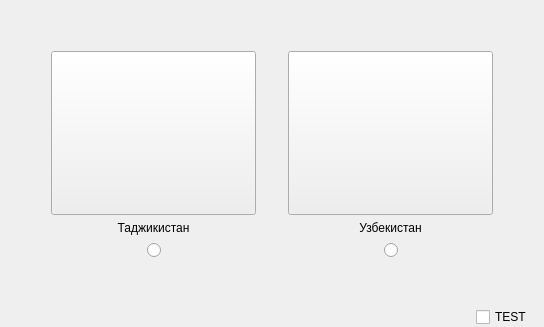
                    <widget class="QWidget" name="page_2">
                     <layout class="QVBoxLayout" name="verticalLayout_4">
                      <property name="bottomMargin">
                       <number>0</number>
                      </property>
                      <item>
                       <layout class="QVBoxLayout" name="verticalLayout_3">
                        <item>
                         <spacer name="verticalSpacer_6">
                          <property name="orientation">
                           <enum>Qt::Vertical</enum>
                          </property>
                          <property name="sizeHint" stdset="0">
                           <size>
                            <width>20</width>
                            <height>40</height>
                           </size>
                          </property>
                         </spacer>
                        </item>
                        <item>
                         <layout class="QHBoxLayout" name="horizontalLayout">
                          <property name="spacing">
                           <number>32</number>
                          </property>
                          <property name="topMargin">
                           <number>0</number>
                          </property>
                          <item>
                           <spacer name="horizontalSpacer_4">
                            <property name="orientation">
                             <enum>Qt::Horizontal</enum>
                            </property>
                            <property name="sizeHint" stdset="0">
                             <size>
                              <width>40</width>
                              <height>20</height>
                             </size>
                            </property>
                           </spacer>
                          </item>
                          <item>
                           <widget class="QWidget" name="widget" native="true">
                            <property name="minimumSize">
                             <size>
                              <width>0</width>
                              <height>210</height>
                             </size>
                            </property>
                            <property name="maximumSize">
                             <size>
                              <width>210</width>
                              <height>210</height>
                             </size>
                            </property>
                            <layout class="QVBoxLayout" name="verticalLayout_8">
                             <property name="leftMargin">
                              <number>0</number>
                             </property>
                             <property name="topMargin">
                              <number>0</number>
                             </property>
                             <property name="rightMargin">
                              <number>0</number>
                             </property>
                             <property name="bottomMargin">
                              <number>0</number>
                             </property>
                             <item>
                              <layout class="QVBoxLayout" name="verticalLayout_6" stretch="1,0,0">
                               <property name="spacing">
                                <number>0</number>
                               </property>
                               <property name="leftMargin">
                                <number>0</number>
                               </property>
                               <item>
                                <widget class="QPushButton" name="tplImageTJK">
                                 <property name="minimumSize">
                                  <size>
                                   <width>205</width>
                                   <height>164</height>
                                  </size>
                                 </property>
                                 <property name="maximumSize">
                                  <size>
                                   <width>205</width>
                                   <height>164</height>
                                  </size>
                                 </property>
                                 <property name="styleSheet">
                                  <string notr="true"/>
                                 </property>
                                 <property name="text">
                                  <string/>
                                 </property>
                                 <property name="iconSize">
                                  <size>
                                   <width>128</width>
                                   <height>128</height>
                                  </size>
                                 </property>
                                 <property name="checkable">
                                  <bool>false</bool>
                                 </property>
                                </widget>
                               </item>
                               <item>
                                <widget class="QLabel" name="lblTpl1">
                                 <property name="text">
                                  <string>Таджикистан</string>
                                 </property>
                                 <property name="alignment">
                                  <set>Qt::AlignCenter</set>
                                 </property>
                                </widget>
                               </item>
                               <item>
                                <layout class="QHBoxLayout" name="horizontalLayout_3">
                                 <property name="topMargin">
                                  <number>0</number>
                                 </property>
                                 <item>
                                  <spacer name="horizontalSpacer_8">
                                   <property name="orientation">
                                    <enum>Qt::Horizontal</enum>
                                   </property>
                                   <property name="sizeHint" stdset="0">
                                    <size>
                                     <width>40</width>
                                     <height>20</height>
                                    </size>
                                   </property>
                                  </spacer>
                                 </item>
                                 <item>
                                  <widget class="QRadioButton" name="radioTplTJK">
                                   <property name="text">
                                    <string/>
                                   </property>
                                   <property name="checked">
                                    <bool>false</bool>
                                   </property>
                                   <attribute name="buttonGroup">
                                    <string notr="true">buttonGroup</string>
                                   </attribute>
                                  </widget>
                                 </item>
                                 <item>
                                  <spacer name="horizontalSpacer_9">
                                   <property name="orientation">
                                    <enum>Qt::Horizontal</enum>
                                   </property>
                                   <property name="sizeHint" stdset="0">
                                    <size>
                                     <width>40</width>
                                     <height>20</height>
                                    </size>
                                   </property>
                                  </spacer>
                                 </item>
                                </layout>
                               </item>
                              </layout>
                             </item>
                            </layout>
                           </widget>
                          </item>
                          <item>
                           <widget class="QWidget" name="widget_2" native="true">
                            <property name="minimumSize">
                             <size>
                              <width>0</width>
                              <height>210</height>
                             </size>
                            </property>
                            <property name="maximumSize">
                             <size>
                              <width>210</width>
                              <height>210</height>
                             </size>
                            </property>
                            <layout class="QVBoxLayout" name="verticalLayout_9">
                             <property name="spacing">
                              <number>6</number>
                             </property>
                             <property name="leftMargin">
                              <number>0</number>
                             </property>
                             <property name="topMargin">
                              <number>0</number>
                             </property>
                             <property name="rightMargin">
                              <number>0</number>
                             </property>
                             <property name="bottomMargin">
                              <number>0</number>
                             </property>
                             <item>
                              <layout class="QVBoxLayout" name="verticalLayout_7" stretch="0,0,0">
                               <property name="spacing">
                                <number>0</number>
                               </property>
                               <property name="leftMargin">
                                <number>0</number>
                               </property>
                               <item>
                                <widget class="QPushButton" name="tplImageUZB">
                                 <property name="minimumSize">
                                  <size>
                                   <width>205</width>
                                   <height>164</height>
                                  </size>
                                 </property>
                                 <property name="maximumSize">
                                  <size>
                                   <width>205</width>
                                   <height>164</height>
                                  </size>
                                 </property>
                                 <property name="styleSheet">
                                  <string notr="true"/>
                                 </property>
                                 <property name="text">
                                  <string/>
                                 </property>
                                </widget>
                               </item>
                               <item>
                                <widget class="QLabel" name="lblTpl2">
                                 <property name="text">
                                  <string>Узбекистан</string>
                                 </property>
                                 <property name="alignment">
                                  <set>Qt::AlignCenter</set>
                                 </property>
                                </widget>
                               </item>
                               <item>
                                <layout class="QHBoxLayout" name="horizontalLayout_5">
                                 <property name="topMargin">
                                  <number>0</number>
                                 </property>
                                 <item>
                                  <spacer name="horizontalSpacer_12">
                                   <property name="orientation">
                                    <enum>Qt::Horizontal</enum>
                                   </property>
                                   <property name="sizeHint" stdset="0">
                                    <size>
                                     <width>40</width>
                                     <height>20</height>
                                    </size>
                                   </property>
                                  </spacer>
                                 </item>
                                 <item>
                                  <widget class="QRadioButton" name="radioTplUZB">
                                   <property name="text">
                                    <string/>
                                   </property>
                                   <property name="checked">
                                    <bool>false</bool>
                                   </property>
                                   <attribute name="buttonGroup">
                                    <string notr="true">buttonGroup</string>
                                   </attribute>
                                  </widget>
                                 </item>
                                 <item>
                                  <spacer name="horizontalSpacer_15">
                                   <property name="orientation">
                                    <enum>Qt::Horizontal</enum>
                                   </property>
                                   <property name="sizeHint" stdset="0">
                                    <size>
                                     <width>40</width>
                                     <height>20</height>
                                    </size>
                                   </property>
                                  </spacer>
                                 </item>
                                </layout>
                               </item>
                              </layout>
                             </item>
                            </layout>
                           </widget>
                          </item>
                          <item>
                           <spacer name="horizontalSpacer_5">
                            <property name="orientation">
                             <enum>Qt::Horizontal</enum>
                            </property>
                            <property name="sizeHint" stdset="0">
                             <size>
                              <width>40</width>
                              <height>20</height>
                             </size>
                            </property>
                           </spacer>
                          </item>
                         </layout>
                        </item>
                        <item>
                         <spacer name="verticalSpacer_5">
                          <property name="orientation">
                           <enum>Qt::Vertical</enum>
                          </property>
                          <property name="sizeHint" stdset="0">
                           <size>
                            <width>20</width>
                            <height>40</height>
                           </size>
                          </property>
                         </spacer>
                        </item>
                        <item>
                         <layout class="QHBoxLayout" name="horizontalLayout_10">
                          <property name="topMargin">
                           <number>0</number>
                          </property>
                          <item>
                           <spacer name="horizontalSpacer_2">
                            <property name="orientation">
                             <enum>Qt::Horizontal</enum>
                            </property>
                            <property name="sizeHint" stdset="0">
                             <size>
                              <width>40</width>
                              <height>20</height>
                             </size>
                            </property>
                           </spacer>
                          </item>
                          <item>
                           <widget class="QCheckBox" name="chbTest">
                            <property name="text">
                             <string>TEST</string>
                            </property>
                           </widget>
                          </item>
                         </layout>
                        </item>
                       </layout>
                      </item>
                     </layout>
                    </widget>
